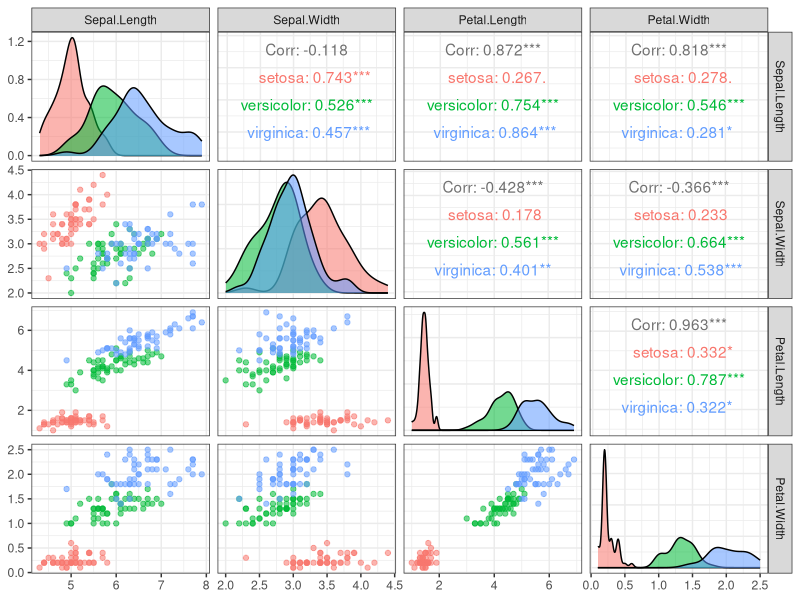
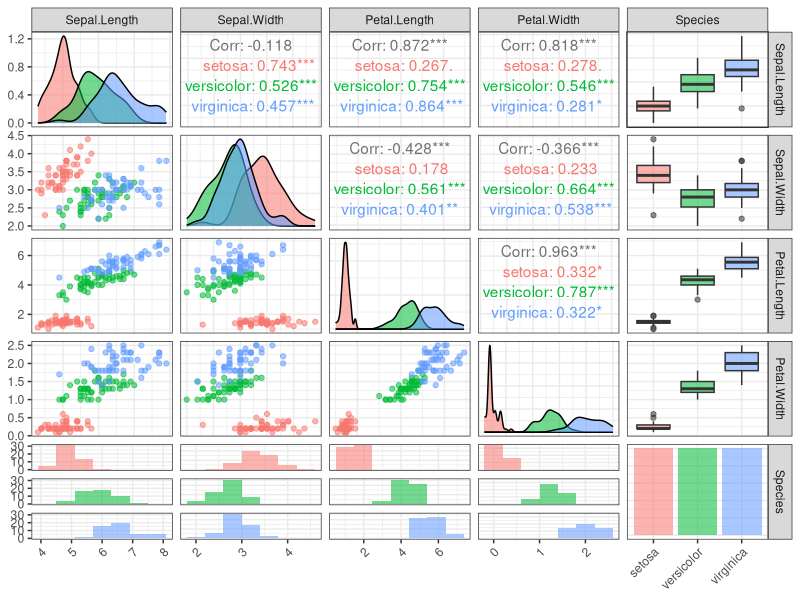
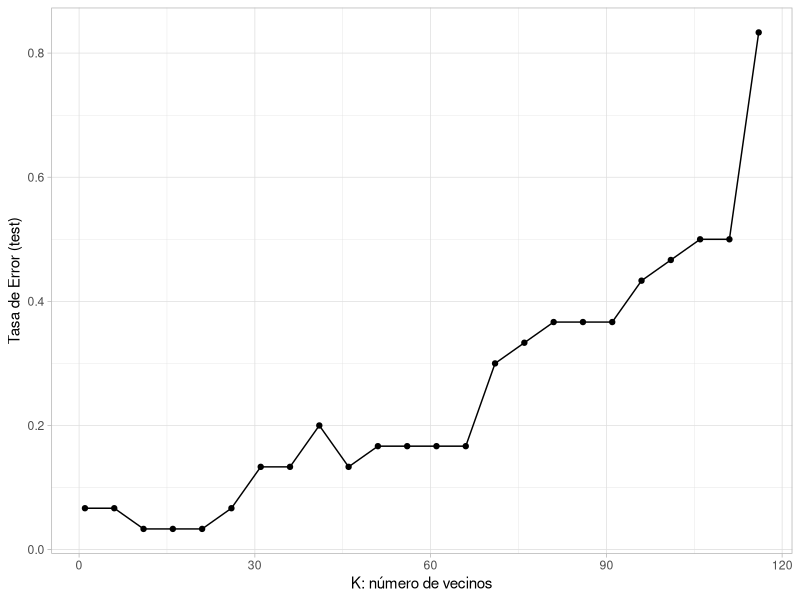
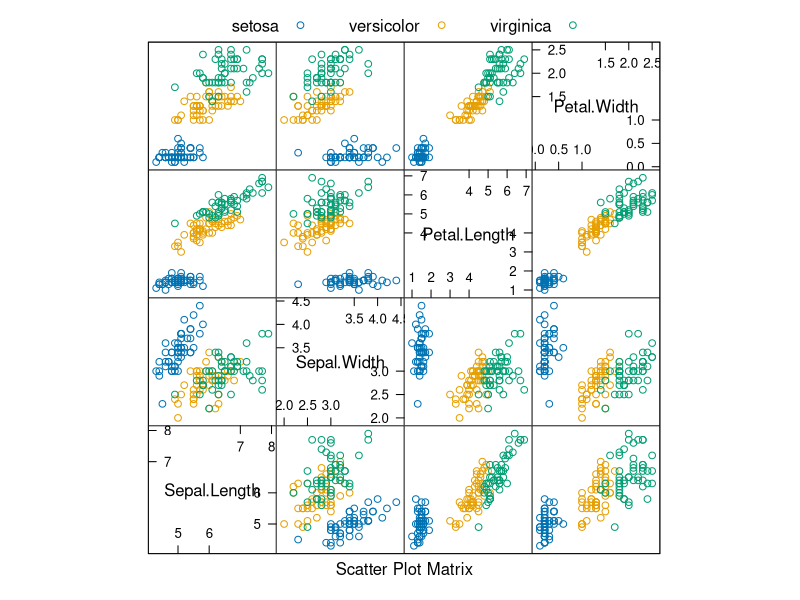
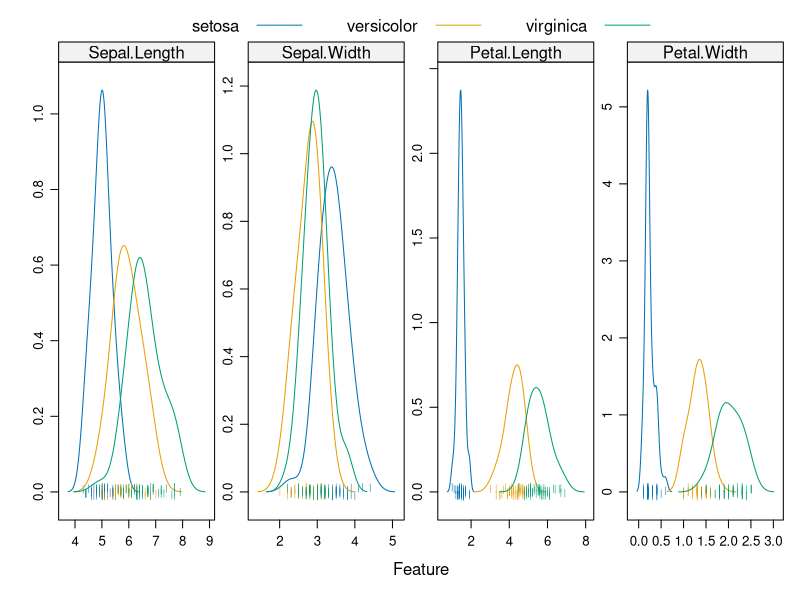
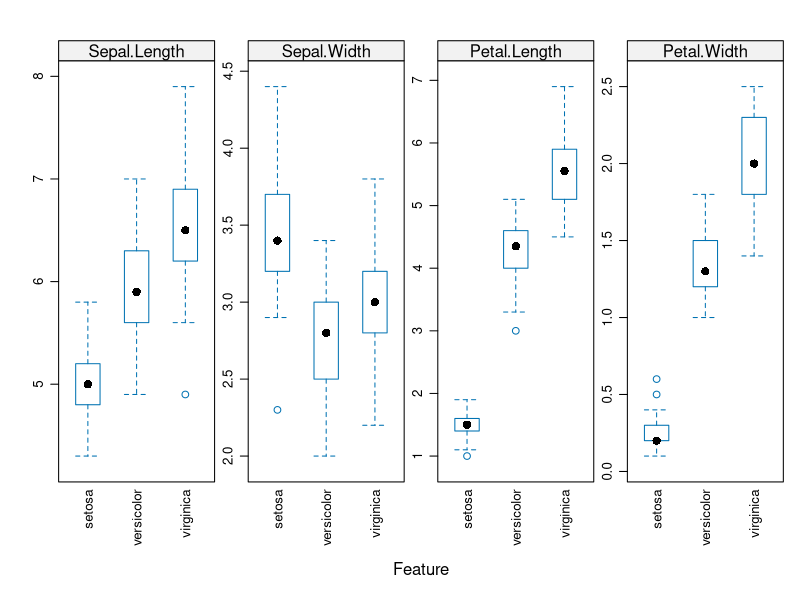
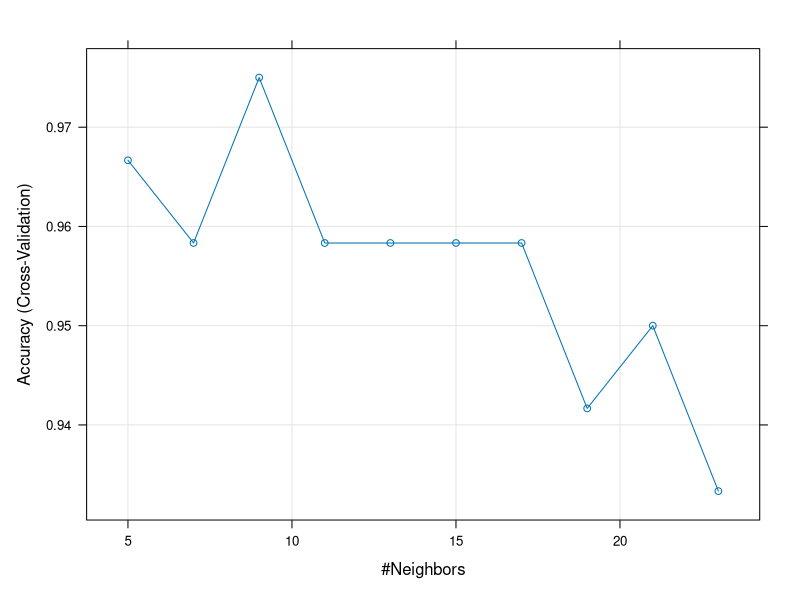
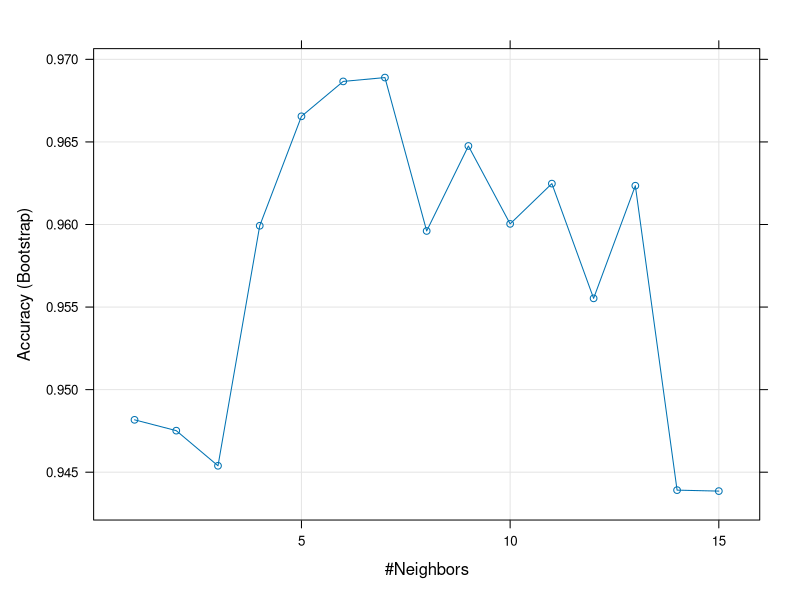

Generate these figures, in order, with R: (Note: this script raises an error after producing the figures.)
## ---- chunk 1
knitr::kable(
  head(iris, 10), caption = 'Estructura del dataset Iris',
  booktabs = TRUE
)
## ---- chunk 2
# ya conocemos esta:
library(tidyverse)
# para usar knn:
library(class)
# esta es nueva para nosotros:
library(GGally)

df <- data(iris) # cargar datos
summary(iris) # un breve descriptivo

# ver el balance de la muestra, según las clases
prop.table(table(iris$Species))

# visualización
p1 <- ggpairs(iris, 
        aes(colour = Species, alpha = 0.2), 
        columns = c("Sepal.Length",  "Sepal.Width", 
                    "Petal.Length", "Petal.Width")) + 
  theme_bw()
p1

p2 <- ggpairs(iris, 
        aes(colour = Species, alpha = 0.2), 
        lower=list(combo=wrap("facethist",
                              bins=round(sqrt(50))))) +
  theme_bw() + 
  theme(axis.text.x = element_text(angle = 45, hjust = 1)) 
p2
## ---- chunk 3
iris.scl <- scale(iris[,1:4])
## ---- chunk 4
# set de índices para entrenar-validar (80% - 20%)
set.seed(123)
train.ID <- sample(1:nrow(iris), 0.8 * nrow(iris)) 

# matriz de diseño para entrenar
X.train <- iris.scl[train.ID,1:4]
# matriz de diseño para testear
X.test <- iris.scl[-train.ID,1:4]
# respuesta (categórica) entrenamiento
Y <- iris[train.ID,5]
# respuesta (categórica) test
Y.test <- iris[-train.ID,5]
## ---- chunk 5
# KNN 
pr <- knn(X.train, X.test, cl=Y, k = round(sqrt(nrow(X.train))))

# matriz de confusión
tab <- table(pr,Y.test)

## ---- chunk 6
knitr::kable(
  tab, caption = 'Matriz de Confusión - KNN Iris',
  booktabs = TRUE)

## ---- chunk 7
# tasa de error test
test.error <- sum(pr != Y.test)/sum(tab)
test.error
## ---- chunk 8
test.error <- data.frame()
for (K in seq(1, 120, by = 5)) {
  # KNN
  pr <- knn(X.train,X.test,cl=Y,k=K)
  # matriz de confusion
  tab <- table(pr,Y.test)
  # tasa de error test
  test.error <- rbind(test.error, 
                        data.frame(Tasa.Error = sum(pr != Y.test)/sum(tab), K))
}

ggplot(test.error, aes(x = K, y = Tasa.Error)) + 
  geom_point() + 
  geom_line() + 
  ylab("Tasa de Error (test)") +  xlab("K: número de vecinos") + 
  theme_light()
## ---- chunk 9
library(caret)
str(iris)
## ---- chunk 10
featurePlot(x = iris[, 1:4], 
            y = iris$Species, 
            plot = "pairs",
            ## Add a key at the top
            auto.key = list(columns = 3))
## ---- chunk 11
featurePlot(x = iris[, 1:4], 
            y = iris$Species,
            plot = "density", 
            ## Pass in options to xyplot() to 
            ## make it prettier
            scales = list(x = list(relation="free"), 
                          y = list(relation="free")), 
            adjust = 1.5, 
            pch = "|", 
            layout = c(4, 1), 
            auto.key = list(columns = 3))
## ---- chunk 12
featurePlot(x = iris[, 1:4], 
            y = iris$Species, 
            plot = "box", 
            ## Pass in options to bwplot() 
            scales = list(y = list(relation="free"),
                          x = list(rot = 90)),  
            layout = c(4,1 ), 
            auto.key = list(columns = 2))
## ---- chunk 13
# creamos una partición test
df <- iris
set.seed(123)
train.ID <- createDataPartition(df$Species, p = 0.8, list = FALSE)

train_df <- df[train.ID, ]
test_df <- df[-train.ID, ]
## ---- chunk 14
# primeros pasos con la validación cruzada...
fit_control <- trainControl(method='cv', number = 10)  

model_knn_iris <- train(Species ~., 
                       data = train_df, 
                       method = "knn", 
                       trControl = fit_control, 
                       preProcess = c("center", "scale"),  
                       tuneLength = 10)
model_knn_iris

plot(model_knn_iris)
## ---- chunk 15
# hagamos las predicciones del conjunto de prueba
prediction_knn_iris <- predict(model_knn_iris, newdata = test_df)
confusionMatrix(prediction_knn_iris, reference = test_df$Species)
## ---- chunk 16
# definimos el grid:
some_k <- expand.grid(k = 1:15) 

# k-fold CV pero con repeticiones
fit_control1 <- trainControl(
  method = "repeatedcv", 
  number = 10, # número de folds
  repeats = 5 ) # repeticiones

# bootstrap
fit_control2 <- trainControl(
  method = "boot",  
  number = 10) # número de muestras bootstrap

# LOOCV
fit_control3 <- trainControl(
  method = "LOOCV") 

model2_knn_iris <- train(Species ~., 
                        data = train_df, 
                        method = "knn", 
                        trControl = fit_control2, 
                        preProcess = c("center", "scale"),  
                        tuneGrid = some_k)
model2_knn_iris

plot(model2_knn_iris)

## ---- chunk 17
# hagamos las predicciones del conjunto de prueba
prediction_knn_iris2 <- predict(model2_knn_iris, newdata = test_df)
confusionMatrix(prediction_knn_iris2, reference = test_df$Species)
## ---- chunk 18
varImp(model_knn_iris)
## ---- chunk 19
# seleccionamos los predictores que queremos y la respuesta
df_petal <- iris[,c("Petal.Length", "Petal.Width", "Species")]
train_df_petal <- df_petal[train.ID, ]
test_df_petal <- df_petal[-train.ID, ]

# el modelo...
fit_control <- trainControl(method='cv', number = 10)  

model_knn_petal <- train(Species ~., 
                        data = train_df_petal, 
                        method = "knn", 
                        trControl = fit_control, 
                        preProcess = c("center", "scale"),  
                        tuneLength = 20)
model_knn_petal

plot(model_knn_petal)

## ---- chunk 20
# hagamos las predicciones del conjunto de prueba
prediction_knn_petal <- predict(model_knn_petal, newdata = test_df_petal)
confusionMatrix(prediction_knn_petal, reference = test_df_petal$Species)
## ---- chunk 21
decision_bound = function(train_df_in, test_df_in, model_in){
  # plot decision boundary  for iris[,c("Petal.Length", "Petal.Width", "Species")]

  require(MASS)
  require(caret)
  require(ggplot2)
  require(gridExtra)

  # Paso 1: crear un grid de valores desde min a max de ambos predictores
  pl = seq(min(train_df_in$Petal.Length), max(train_df_in$Petal.Length), length.out = 80)
  pw = seq(min(train_df_in$Petal.Width), max(train_df_in$Petal.Width), length.out = 80)

  lgrid <- expand.grid(Petal.Length=pl, Petal.Width=pw)

  # Paso 2: obtener las predicciones tanto para el grid como para el test
  modelPredGrid <- predict(model_in, newdata=lgrid)
  train_df_in$Pred.Class <- predict(model_in, newdata = train_df_in)
  test_df_in$Pred.Class <- predict(model_in, newdata = test_df_in)

  # Paso 3: ggplot con la funcion contour
  gg1 <- ggplot(data=lgrid) +
    stat_contour(aes(x=Petal.Length, y=Petal.Width, z=as.numeric(modelPredGrid)), bins=2) +
    geom_point(aes(x=Petal.Length, y=Petal.Width, colour=modelPredGrid), alpha=0.1) +
    labs(colour = "Clases") + ggtitle("Train") +
    geom_point(data=train_df_in,
               aes(x=Petal.Length, y=Petal.Width,
                   colour=Species), size=5, shape=1) +
    theme_light()

  gg2 <- ggplot(data=lgrid) +
    stat_contour(aes(x=Petal.Length, y=Petal.Width, z=as.numeric(modelPredGrid)), bins=2) +
    geom_point(aes(x=Petal.Length, y=Petal.Width, colour=modelPredGrid), alpha=0.1) +
    labs(colour = "Clases") + ggtitle("Test") +
    geom_point(data=test_df_in,
               aes(x=Petal.Length, y=Petal.Width,
                   colour=Species), size=5, shape=1) +
    theme_light()
  grid.arrange(gg1, gg2, ncol=1, nrow=2)
}

## ---- chunk 22
# fronteras de decisión, usando la nueva función
decision_bound(train_df_petal, test_df_petal, model_knn_petal)

## ---- chunk 23
library(MASS)
library(caret)
library(ggplot2)

# cargar e inspeccionar los datos
# para detalles sobre las variables predictoras:
# ?Boston
data(Boston)
str(Boston)
summary(Boston)
## ---- chunk 24
# ver correlaciones y posibles relaciones:

# todos los predictores:
# ggpairs(Boston, ggplot2::aes(y = medv, alpha = 0.2)) + theme_light()
# algunos predictores:
ggpairs(Boston[, c("lstat", "age", "rad", "rm", "ptratio", "medv")]) + theme_light()

## ---- chunk 25
# Split the data into training and test set
set.seed(123)
train.ID <- createDataPartition(Boston$medv, p = 0.8, list = FALSE)
train.data  <- Boston[train.ID, ]
test.data <- Boston[-train.ID, ]

# Fit the model on the training set
set.seed(123)
knn_reg_model <- train(
  medv~.,
  data = train.data,
  method = "knn",
  trControl = trainControl("cv", number = 10),
  preProcess = c("center","scale"),
  tuneLength = 20
)

knn_reg_model
# Plot model error RMSE vs different values of k
plot(knn_reg_model)
## ---- chunk 26
# predicciones
predictions <- predict(knn_reg_model, test.data)
# RMSE: raíz del error cuadrático medio
RMSE(predictions, test.data$medv)
# MAE: error absoluto medio
MAE(predictions, test.data$medv)
## ---- chunk 27
df_plot <- data.frame(pred = predictions, real = test.data$medv)
ggplot(df_plot, aes(x = pred, y = real)) +
  geom_point() +
  geom_abline(slope = 1, intercept = 0) +
  xlab(expression(hat( y))) + ylab("y") +
  theme_light()
## ---- chunk 28
# importancia de las variables según impacto en la predicción
varImp(knn_reg_model)

# seleccionemos solo algunas variables:
boston <- Boston[, c("lstat", "rm", "ptratio", "medv")]
## ---- chunk 29
# ajustamos el modelo en el nuevo diseño
train.data  <- boston[train.ID, ]
test.data <- boston[-train.ID, ]

set.seed(123)
knn_reg_model <- train(
  medv~.,
  data = train.data,
  method = "knn",
  trControl = trainControl("cv", number = 10),
  preProcess = c("center","scale"),
  tuneGrid = expand.grid(k = 1:15)
)

# Veamos si el modelo ha mejorado algo:

# predicciones
predictions <- predict(knn_reg_model, test.data)
# RMSE: raíz del error cuadrático medio
RMSE(predictions, test.data$medv)
# MAE: error absoluto medio
MAE(predictions, test.data$medv)
## ---- chunk 30
df_plot <- data.frame(pred = predictions, real = test.data$medv)
ggplot(df_plot, aes(x = pred, y = real)) +
  geom_point() +
  geom_abline(slope = 1, intercept = 0) +
  xlab(expression(hat( y))) + ylab("y") +
  theme_light()
## ---- chunk 31
getModelInfo("kknn")$kknn$parameters
## ---- chunk 32
# muestra, por eso es necesario una particion balanceada con createDataPartition
df <- iris
set.seed(123)
train.ID <- createDataPartition(df$Species, p = 0.8, list = FALSE)

train_df <- df[train.ID, ]
test_df <- df[-train.ID, ]

# hacemos una validación cruzada con 10-folds 10 veces
fit_control <- trainControl(method='repeatedcv', number = 10, repeats = 10)

# fijamos el grid de valores de los hiperparámetros:
buscar_mejor <- expand.grid( kmax =  3:9,
                             distance = 1:2,
                             kernel = c("rectangular", #standard knn
                                        "triangular",
                                        "gaussian"))
## ---- chunk 33
set.seed(321)
model.w.knn <- train(Species ~.,
                     data = train_df,
                     method = "kknn",
                     trControl = fit_control,
                     preProcess = c("center", "scale"),
                     tuneGrid = buscar_mejor)
model.w.knn

model.w.knn$finalModel

## ---- chunk 34
plot(model.w.knn)
## ---- chunk 35
# random search WKNN
fit_control <- trainControl(method='repeatedcv', number = 10, 
                            repeats = 10,
                            search = "random")
set.seed(321)
model.w.knn <- train(Species ~.,
                     data = train_df,
                     method = "kknn",
                     trControl = fit_control,
                     preProcess = c("center", "scale"),
                     tuneLength = 8)
model.w.knn
plot(model.w.knn)
